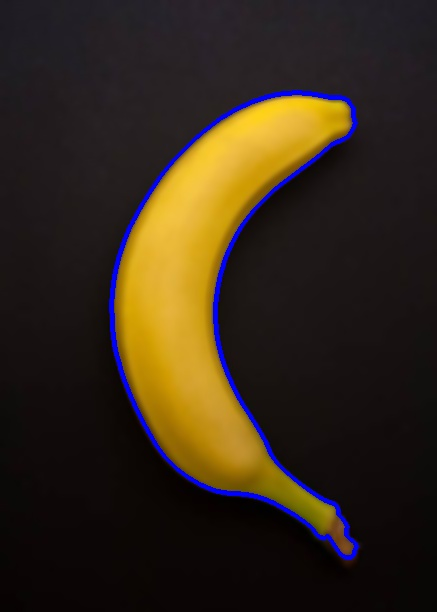
#> input picture f1.jpg, 437 x 612 px, given in place of vidrio51.mp4, which was not available
$ python back_7-GMXAPDM110056.py   (older library calls are emulated)
#> lines starting #> are read from the running program, lines starting #| are printed output that depends on the picture; after the words box and inside, x2 and y2 are one past the last pixel; in counts of white or black regions, pixels touching at a corner belong together; pictures that were not available may be replaced by others from this repository, and a replacement may not be noted
import cv2
import numpy as np
import cv2
import imutils
#from tracker import *
#from skimage.morphology import medial_axis

def nothing(pos):
    pass

# [5 lines of commented-out code are left out]
cap = cv2.VideoCapture('videos/vidrio51.mp4')
#object_detector = cv2.bgsegm.createBackgroundSubtractorMOG() #createBackgroundSubtractorMOG()
#object_detector = cv2.createBackgroundSubtractorMOG2(history=10, detectShadows=False)
object_detector = cv2.createBackgroundSubtractorMOG2(history=10, detectShadows=False)
#object_detector = cv2.createBackgroundSubtractorMOG2(history=10,detectShadows=False)
#fgbg = cv2.bgsegm.createBackgroundSubtractorGMG()
def closest_point(point, array):
     diff = array - point
     distance = np.einsum('ij,ij->i', diff, diff)
     return np.argmin(distance), distance

# [10 lines of commented-out code are left out]
kernel = cv2.getStructuringElement(cv2.MORPH_RECT, (101,3))
# [8 lines of commented-out code are left out]

cv2.namedWindow('Thresholds')
cv2.createTrackbar('lc','Thresholds',255,255, nothing)
cv2.createTrackbar('hc','Thresholds',255,255, nothing)

while(True):
	ret, frame = cap.read()
#> frame is the input picture: shape (612, 437, 3); mean B, G, R 25.8, 40.6, 52.4
	frame = imutils.resize (frame, width=720)
#> frame: shape (1008, 720, 3)
	num = cap.get(1)
	cv2.putText(frame, "frame: " + str((num)) , (5,20),cv2.FONT_HERSHEY_SIMPLEX, 0.7, (0, 255, 255), 2)
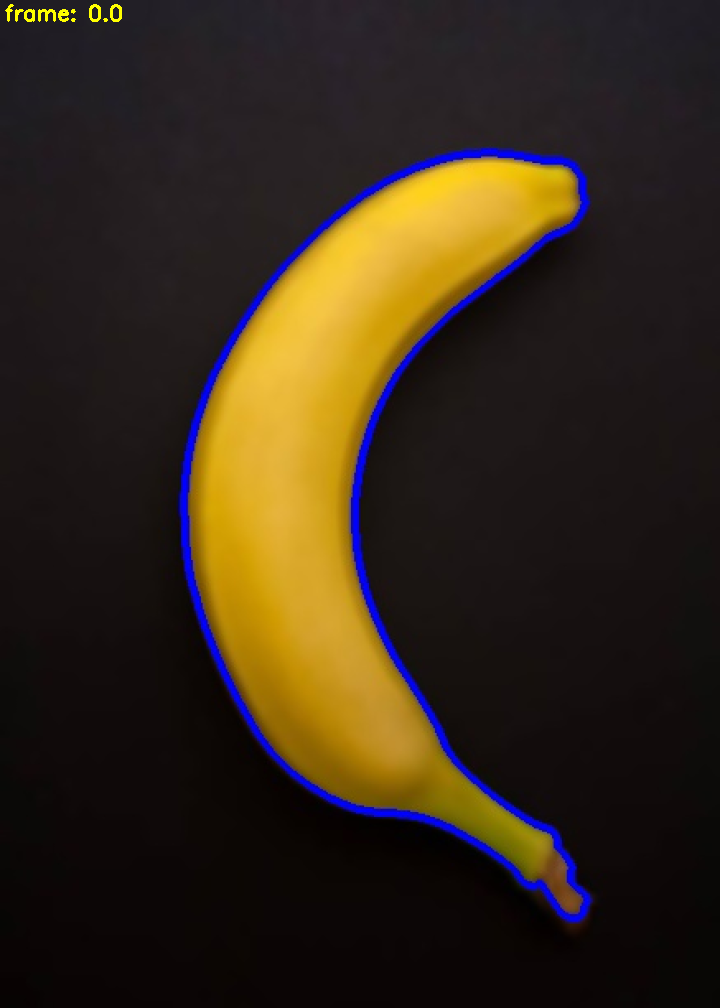
#> frame: shape (1008, 720, 3); mean B, G, R 25.7, 40.8, 52.6
	lc = cv2.getTrackbarPos('lc','Thresholds')
	hc = cv2.getTrackbarPos('hc','Thresholds')


	size = np.size(frame)
#> size = 2177280
	#fgmask = cv2.morphologyEx(gray, cv2.MORPH_CLOSE,  kernel)
	gray = cv2.cvtColor(frame, cv2.COLOR_BGR2GRAY)
	# apply morphology open with square kernel to remove small white spots
	#ret, thresh = cv2.threshold(gray, 127, 255, cv2.THRESH_BINARY)
 #desenfoque
	#gray = cv2.GaussianBlur(gray, (1,1), 0)

	edged = cv2.Canny(gray, lc, hc)
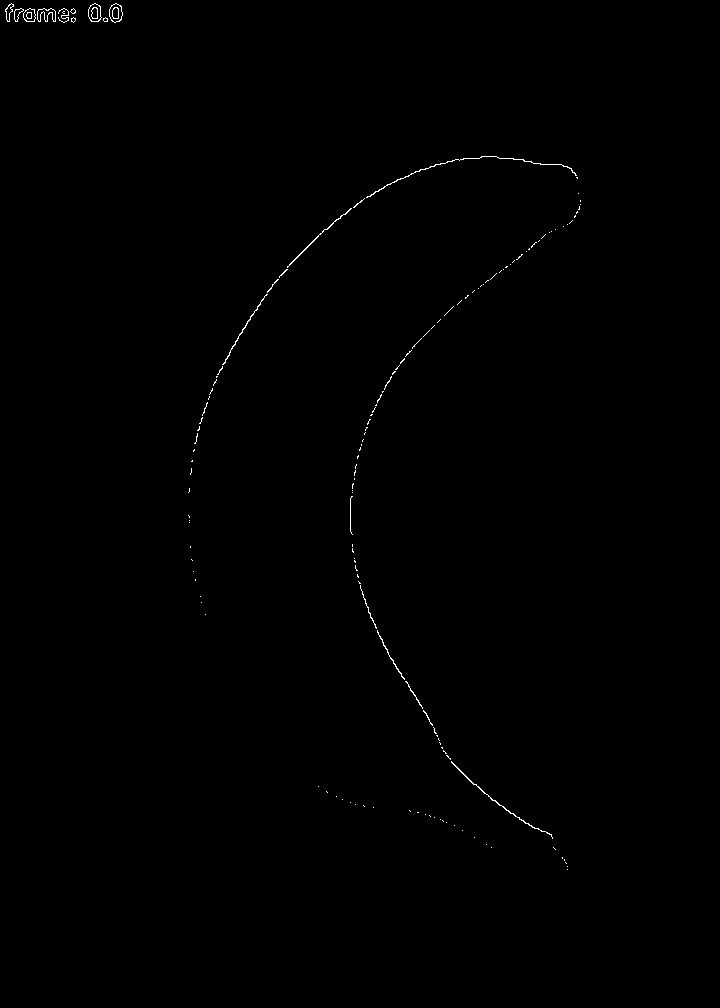
#> edged: shape (1008, 720); 0.27% white in thin lines or dots, all inside (x1, y1, x2, y2) = (5, 3, 581, 870)
	#edged = cv2.dilate(edged, None, iterations=20)
	edged = cv2.dilate(edged, None, iterations=40)
#> edged: shape (1008, 720); 26.9% white; 2 white regions, box (x1, y1, x2, y2) and area: (148, 116, 621, 910) 184875, (0, 0, 163, 63) 10230
	#edged = cv2.erode(edged, None, iterations=2)

	fgmask = cv2.morphologyEx(gray, cv2.MORPH_CLOSE,  kernel)
	#fgmask = cv2.morphologyEx(gray, cv2.MORPH_OPEN, kernel)

	area_pts_1 = np.array([[150,5], [650,5], [650,450], [150,450]])
	#area_pts_1 = np.array([[100,5], [600,5], [600,410], [100,410]])

	imAux = np.zeros(shape=(frame.shape[:2]), dtype=np.uint8)
	imAux = cv2.drawContours(imAux, [area_pts_1], -1, (255), -1)
	image_area = cv2.bitwise_and(frame, frame, mask=imAux)
	fgmask = object_detector.apply(image_area)
#> fgmask: shape (1008, 720); every value is 255
	# [27 lines of commented-out code are left out]
	cv2.drawContours(frame, [area_pts_1], -1, (0,255,0), 2)
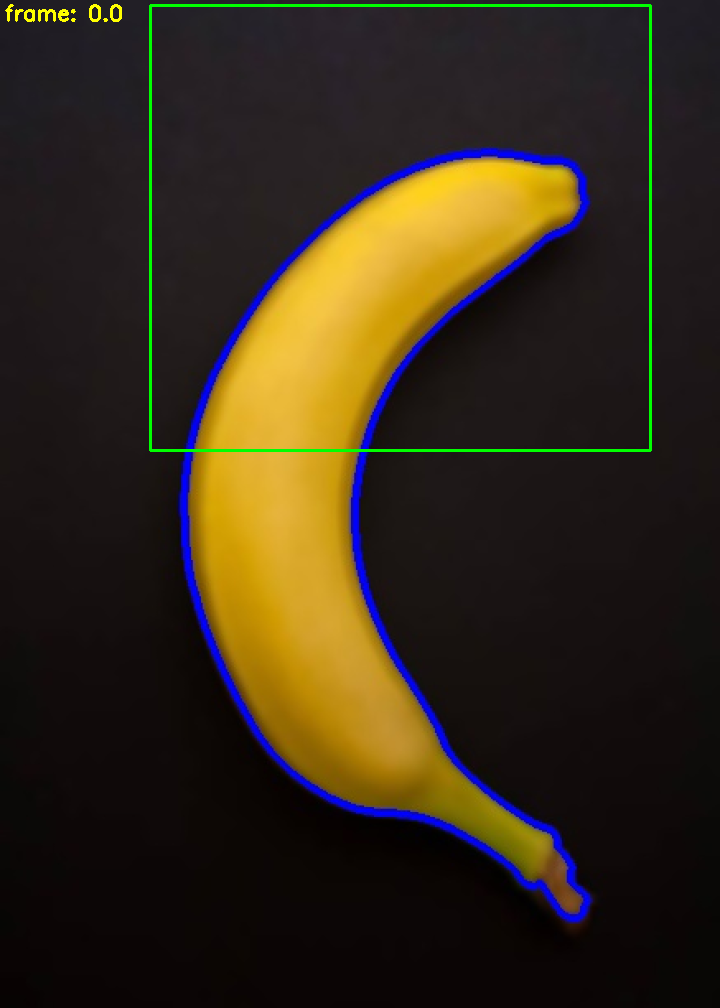
#> frame: shape (1008, 720, 3); 0.78% of pixels changed, all inside (x1, y1, x2, y2) = (149, 4, 652, 452)
    #cnts = cv2.findContours(edges, cv2.RETR_EXTERNAL, cv2.CHAIN_APPROX_NONE)[0]
	#f.write("Number of white pixels:"+ "\n")
	detections = []

	#convert to binary by thresholding
	#ret, binary_map = cv2.threshold(src,127,255,0)
	# do connected components processing
	nlabels, labels, stats, centroids = cv2.connectedComponentsWithStats(fgmask, None, None, None, 8, cv2.CV_32S)
#> labels: shape (1008, 720) int32; every value is 1
#> nlabels = 2; stats = [[-1, 2147483647, 0, 0, 0], [0, 0, 720, 1008, 725760]]; centroids = [[nan, nan], [359.5, 503.5]]

	#get CC_STAT_AREA component as stats[label, COLUMN]
	areas = stats[1:,cv2.CC_STAT_AREA]
#> areas = [725760]

	result = np.zeros((labels.shape), np.uint8)

	for i in range(0, nlabels - 1):
		#if areas[i] >= 100:   #keep
		if areas[i] >= 100:   #keep
			result[labels == i + 1] = 255

	cv2.imshow("result",result)


	output = frame.copy()
	# Add borders to prevent skeleton artifacts:
	borderThickness = 4
	borderColor = (0, 0, 0)
	grayscaleImage = cv2.copyMakeBorder(fgmask, borderThickness, borderThickness, borderThickness, borderThickness,
										cv2.BORDER_CONSTANT, None, borderColor)
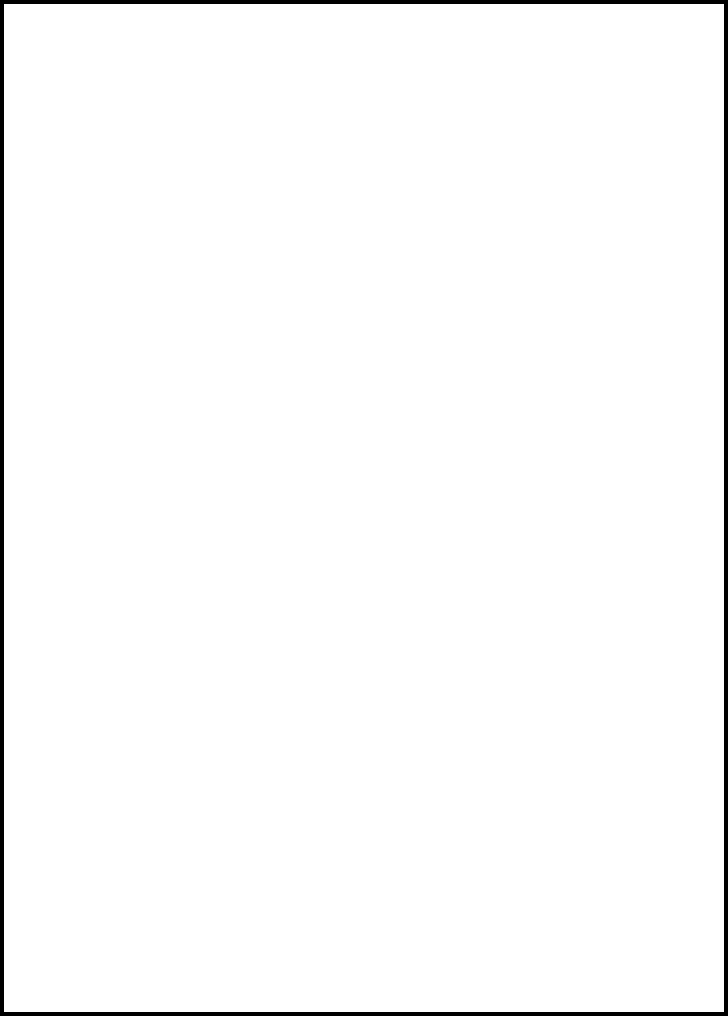
#> grayscaleImage: shape (1016, 728); 98.1% white; 1 black region, box (x1, y1, x2, y2) and area: (0, 0, 728, 1016) 13888
	#Compute the skeleton:
	skeleton = cv2.ximgproc.thinning(grayscaleImage, None, 1)
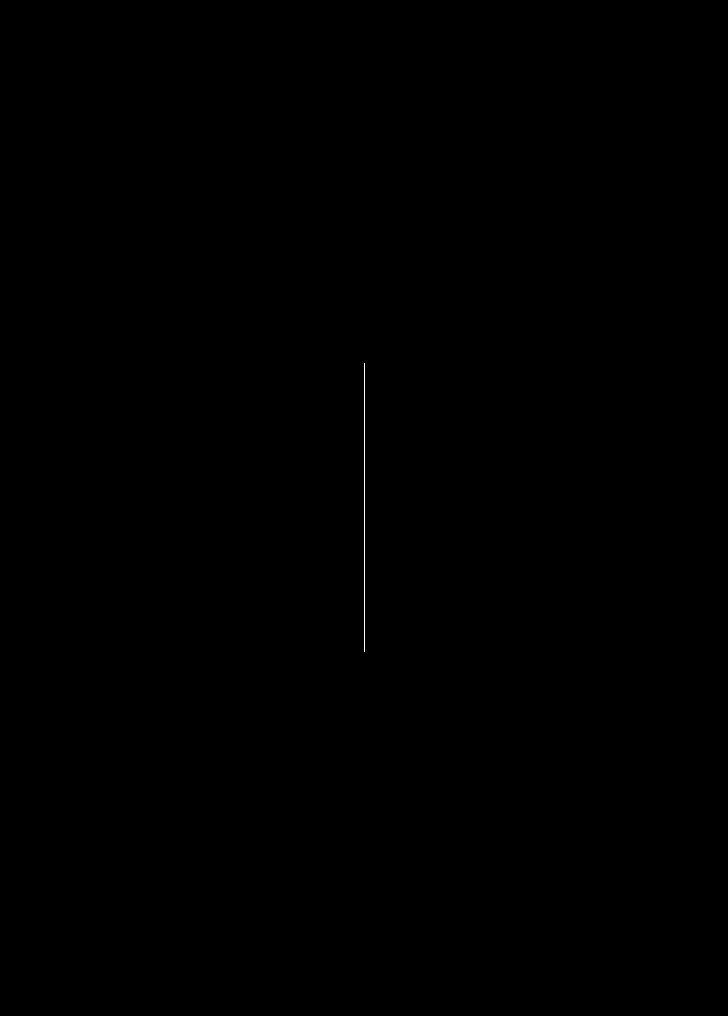
#> skeleton: shape (1016, 728); 0.04% white in thin lines or dots, all inside (x1, y1, x2, y2) = (364, 363, 365, 652)

	eps=0.1
	# [5 lines of commented-out code are left out]
	contours, hierarchy = cv2.findContours(result, cv2.RETR_LIST, cv2.CHAIN_APPROX_SIMPLE)
#> contours = [[[0, 0], [0, 1007], [719, 1007], [719, 0]]]
	#contours = cv2.findContours(result, cv2.RETR_EXTERNAL, cv2.CHAIN_APPROX_SIMPLE)[0]
	output2 = frame.copy()
	#for  cnt in contours:
	cv2.putText(frame, "Contours: " + str(len(contours)) , (5,50),cv2.FONT_HERSHEY_SIMPLEX, 0.8, (0, 255, 255), 2)
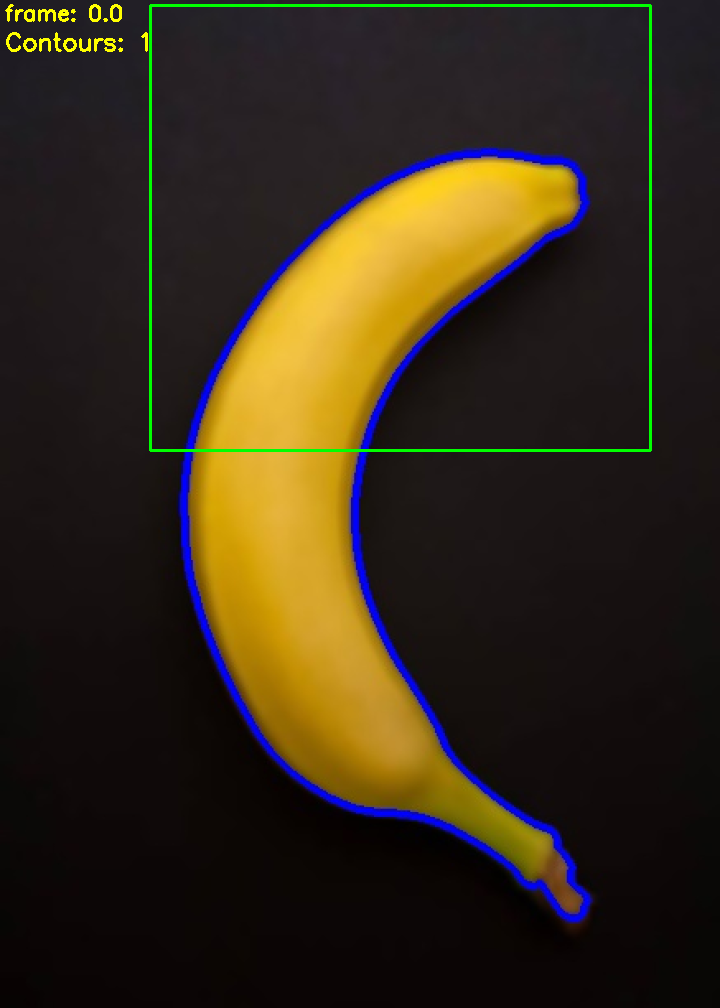
#> frame: shape (1008, 720, 3); 0.12% of pixels changed, all inside (x1, y1, x2, y2) = (6, 32, 148, 52)
	for index in range(len(contours)):
		#print(cv2.contourArea(cnt))
		#cv2.waitKey()
		cnt=contours[index]
		#c=+1
		(x, y, w, h) = cv2.boundingRect(cnt)
		#if cv2.contourArea(cnt) > 3000:
		cv2.imshow("skeleton",skeleton)

		cv2.imshow('fgmask', fgmask)
		cv2.imshow('frame',frame )
		if w > 300:

			print (str(cv2.contourArea(cnt)))
		# [5 lines of commented-out code are left out]
			cv2.rectangle(frame, (x,y), (x+w, y+h), (0,255,255), 2)
			rect = cv2.minAreaRect(cnt)
			centerX = int(rect[0][0])
			centerY = int(rect[0][1])

			box = cv2.boxPoints(rect)
			box = np.int_(box)

			cv2.circle(frame,(centerX, centerY),5,(0,0,255),-1)

			cv2.putText(frame,  str(w) + "," + str(h) , (centerX, centerY),cv2.FONT_HERSHEY_SIMPLEX, 0.8, (0, 255, 255), 1)
		#if rect[2] > 70:
		#cv2.drawContours(frame,[box],0,(0,255,255),2)
			cv2.imshow('frame',frame )
			cv2.waitKey()
#> this loop made 1 pass
#> (cnt, x, y, w, h, rect, centerX, centerY) on pass 1: ([[0, 0], [0, 1007], [719, 1007], [719, 0]], 0, 0, 720, 1008, ((359.5, 503.5), (1007, 719), -90), 359, 503)
#| 724033.0
#> pass 1, `cv2.imshow('frame',frame )`:
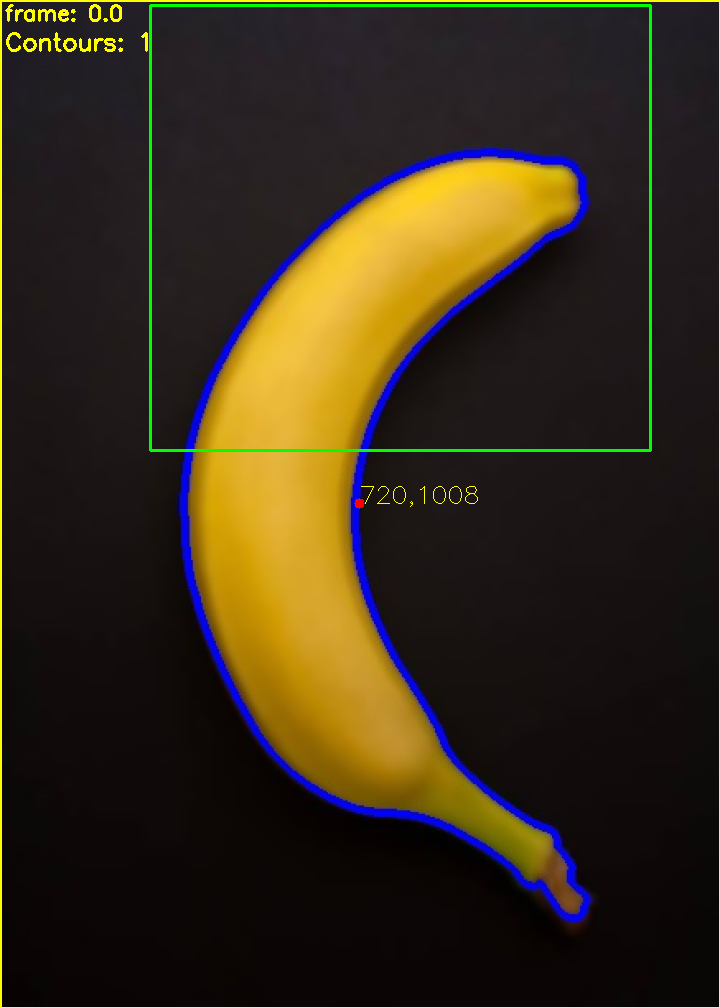
#> window 'frame': shape (1008, 720, 3); mean B, G, R 25.3, 44.5, 54.2


		# [15 lines of commented-out code are left out]


	minLineLength = 10
	maxLineGap = 10
	lines = cv2.HoughLinesP(skeleton,3,np.pi/180,100, minLineLength, maxLineGap)
#> lines = [[364, 651, 364, 363]]
	if lines is not None:
		for x1,y1,x2,y2 in lines[0]:
			cv2.line(fgmask,(x1,y1),(x2,y2),(255,255,255),4)
#> this loop made 1 pass

	#cv2.imshow('hough',hough)
		#cv2.drawContours(frame, cnt, -1, (255, 0, 255), 3)#(centerXCoordinate, centerYCoordinate), radius = cv2.minEnclosingCircle(cnt)
		#cv2.drawContours(frame, cnt, -1, (255, 0, 255), 3)#(centerXCoordinate, centerYCoordinate), radius = cv2.minEnclosingCircle(cnt)


	k = cv2.waitKey(100) & 0xff
#> (key Esc is pressed here)
	if k == 27:
		break

cap.release()
cv2.destroyAllWindows()


#Grabar captura de pantalla

$ run again, on paper.jpg
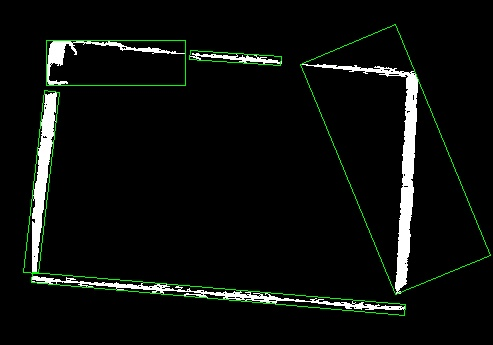
#> input picture paper.jpg, 493 x 345 px, given in place of vidrio51.mp4, which was not available
#> frame is the input picture: shape (345, 493, 3); mean B, G, R 12.4, 14.6, 12.4
#> size = 1086480
#> labels: shape (503, 720) int32; every value is 1
#> nlabels = 2; stats = [[-1, 2147483647, 0, 0, 0], [0, 0, 720, 503, 362160]]; centroids = [[nan, nan], [359.5, 251]]
#> areas = [362160]
#> `grayscaleImage = cv2.copyMakeBorder(fgmask, borderThickness, borderThi..`:
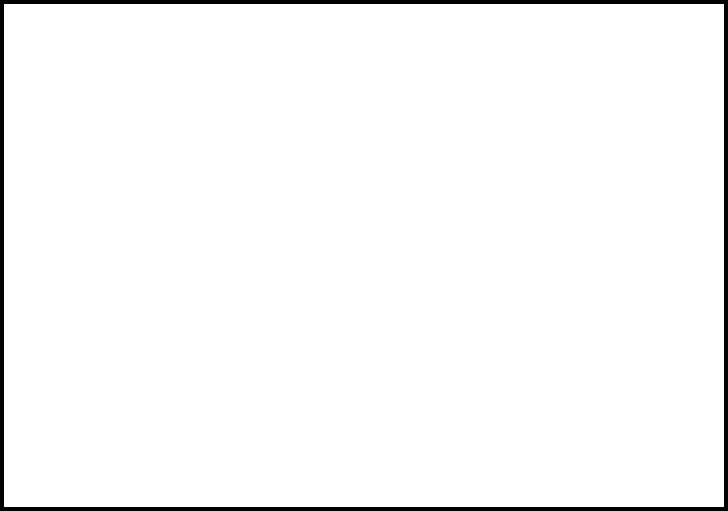
#> grayscaleImage: shape (511, 728); 97.4% white; 1 black region, box (x1, y1, x2, y2) and area: (0, 0, 728, 511) 9848
#> skeleton: shape (511, 728); 0.06% white in thin lines or dots, all inside (x1, y1, x2, y2) = (255, 255, 473, 256)
#> contours = [[[0, 0], [0, 502], [719, 502], [719, 0]]]
#> the loop `for index in range(len(contours)):` made 1 pass
#> (cnt, x, y, w, h, rect, centerX, centerY) on pass 1: ([[0, 0], [0, 502], [719, 502], [719, 0]], 0, 0, 720, 503, ((359.5, 251), (502, 719), -90), 359, 251)
#> (printed output is left out)
#> pass 1, `cv2.imshow('frame',frame )`:
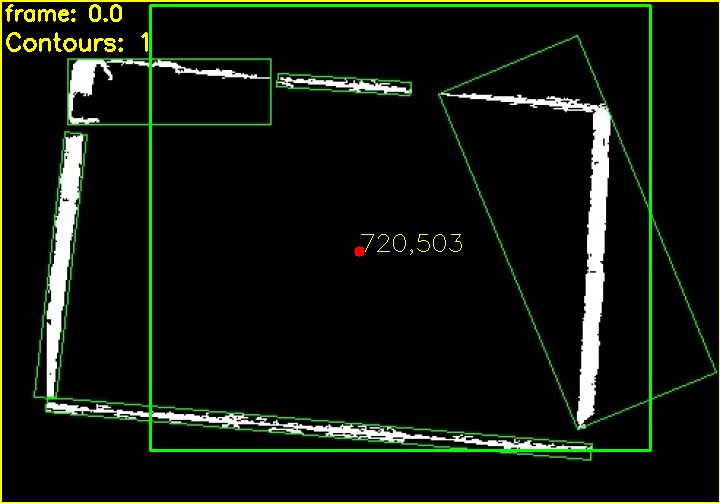
#> window 'frame': shape (503, 720, 3); mean B, G, R 12.2, 22.3, 16.1
#> lines = [[255, 255, 472, 255]]
#> the loop `for x1,y1,x2,y2 in lines[0]:` made 1 pass
